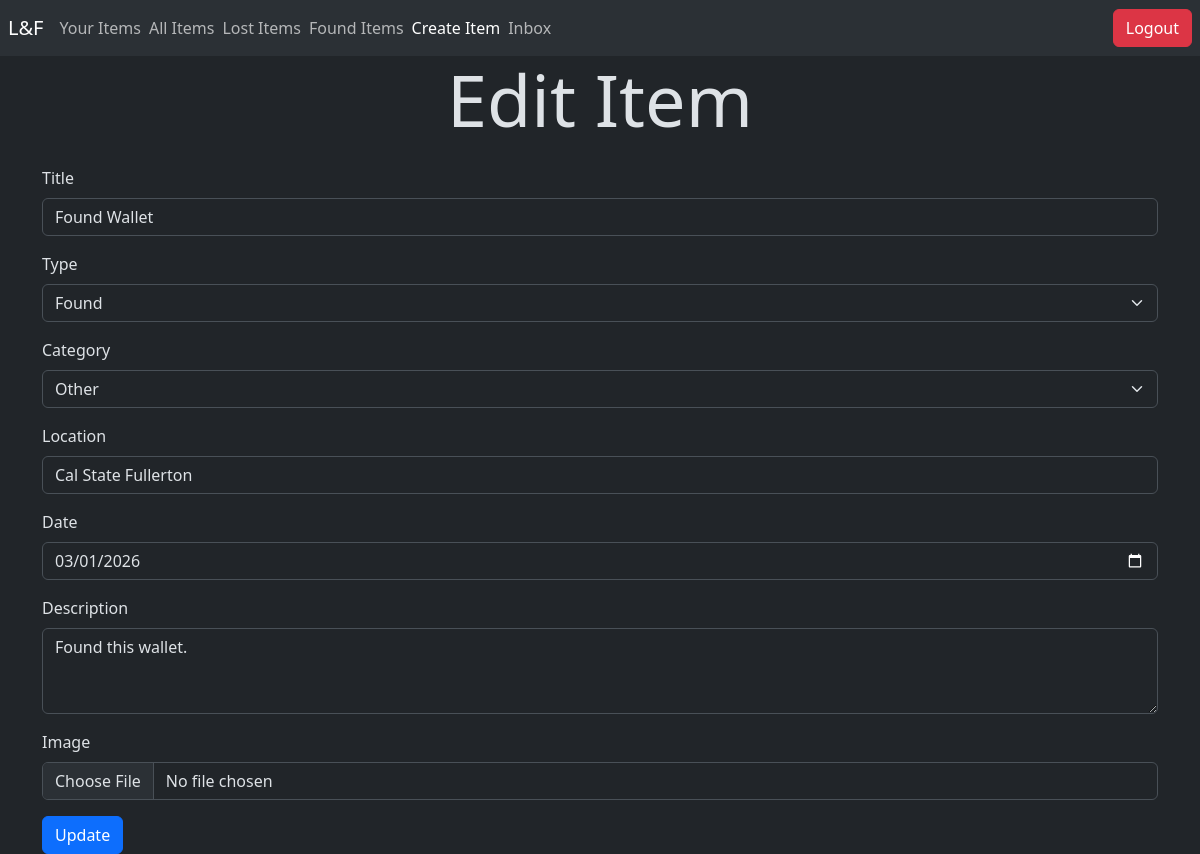
/edit_item.php?item_id=1 (signed in), run on an earlier commit of the app's database.
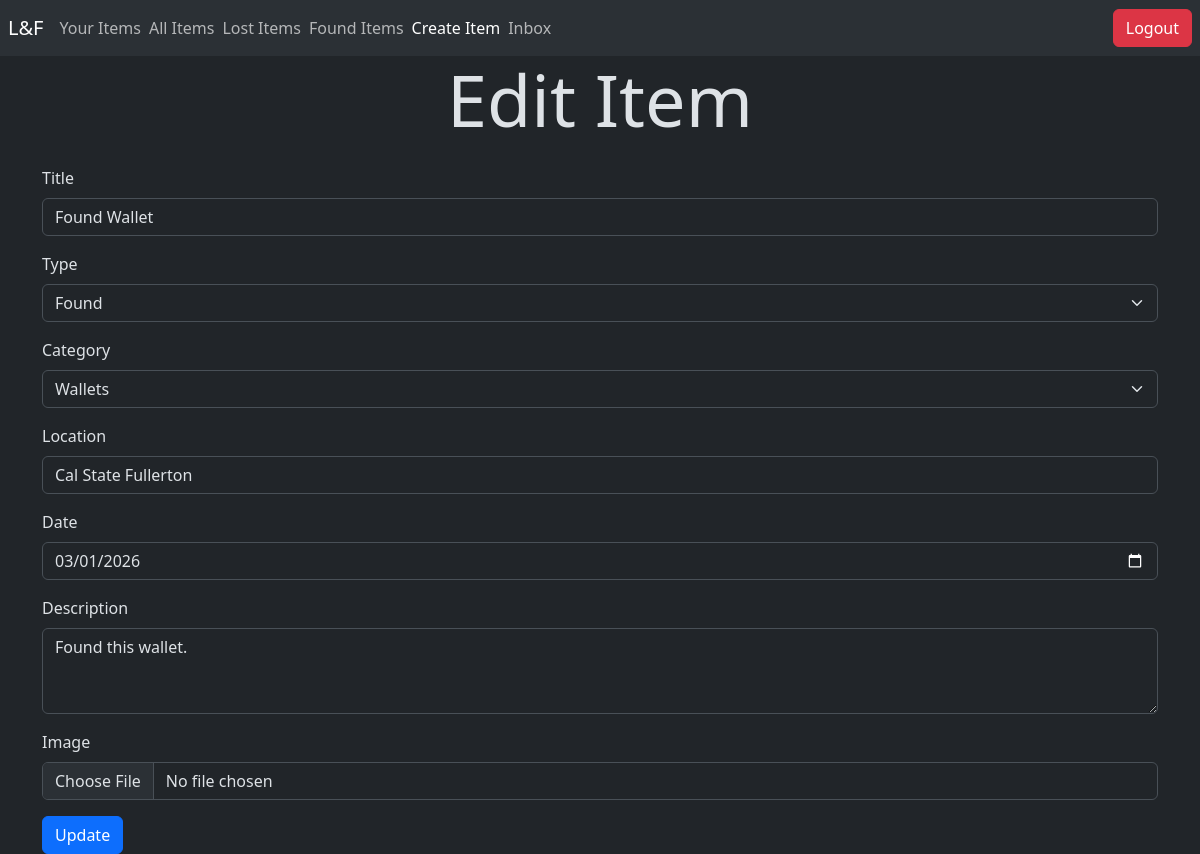
And on a later commit of the database.
### tables this page shows
CREATE TABLE ITEM (
    Item_id INT AUTO_INCREMENT,
    Inserted_at TIMESTAMP NOT NULL,
    Location VARCHAR(50) NOT NULL,
    Description VARCHAR(250) NOT NULL,
    Title VARCHAR(50) NOT NULL, 
    Type VARCHAR(20) NOT NULL,
    Category VARCHAR(20) NOT NULL,
    Status VARCHAR(20) NOT NULL,
    Date DATE NOT NULL,
    Img VARCHAR(225) NOT NULL,
    User_id INT NOT NULL,

    PRIMARY KEY (Item_id),
    FOREIGN KEY (User_id) REFERENCES USER (User_id)
);

### edit_item.php (the view, shortened to what the changed rows need)
<?php
include("connect.php");
$item_id = $_GET['item_id'];
$sql_fetch_item = "select * from item where Item_id=$item_id;";
$item_row = $conn->query($sql_fetch_item);
$item = $item_row->fetch_assoc();
?>
<!doctype html>
<html lang="en" class="h-100" data-bs-theme="dark">
<head>
    <link href="https://cdn.jsdelivr.net/npm/bootstrap@5.3.8/dist/css/bootstrap.min.css" rel="stylesheet">
</head>
<body>
    <h1 class="display-2 text-center mb-4">Edit Item</h1>
    <div class="container">
        <form method="post" action="./update_item.php?item_id=<?php echo $item_id; ?>" enctype="multipart/form-data">
            <div class="mb-3">
                <label for="title" class="form-label">Title</label>
                <input type="text" class="form-control" id="title" name="title" value="<?php echo $item['Title']; ?>" required>
            </div>
            <div class="mb-3">
                <label for="type" class="form-label">Type</label>
                <select class="form-select" id="type" name="type" ?>" required>
                    <?php
                    if ($item['Type'] == 'Lost') {
                        echo ("
                        <option value='Lost' selected>Lost</option>
                        <option value='Found'>Found</option>
                        ");
                    } else {
                        echo ("
                        <option value='Lost'>Lost</option>
                        <option value='Found' selected>Found</option>
                        ");
                    }
                    ?>
                </select>
            </div>
            <div class="mb-3">
                <label for="category" class="form-label">Category</label>
                <select class="form-select" id="category" name="category" value="<?php echo $item['Category']; ?>" required>
                    <?php
                    if ($item['Category'] == 'Electronics') {
                        echo ("
                        <option value='Electronics' selected>Electronics</option>
                        <option value='Clothing'>Clothing</option>
                        <option value='Jewelry'>Jewelry</option>
                        <option value='Books'>Books</option>
                        <option value='Bags'>Bags</option>
                        <option value='Wallets'>Wallets</option>
                        <option value='Other'>Other</option>
                        ");
                    } else if ($item['Category'] == 'Wallets') {
                        echo ("
                        <option value='Electronics'>Electronics</option>
                        <option value='Clothing'>Clothing</option>
                        <option value='Jewelry'>Jewelry</option>
                        <option value='Books'>Books</option>
                        <option value='Bags'>Bags</option>
                        <option value='Wallets' selected>Wallets</option>
                        <option value='Other'>Other</option>
                        ");
                    } else {
                        echo ("
                        <option value='Electronics'>Electronics</option>
                        <option value='Clothing'>Clothing</option>
                        <option value='Jewelry'>Jewelry</option>
                        <option value='Books' selected>Books</option>
                        <option value='Bags'>Bags</option>
                        <option value='Wallets'>Wallets</option>
                        <option value='Other' selected>Other</option>
                        ");
                    }
                    ?>
                </select>
            </div>
            <div class="mb-3">
                <label for="location" class="form-label">Location</label>
                <input type="text" class="form-control" id="location" name="location" value="<?php echo $item['Location']; ?>" required>
            </div>
            <div class="mb-3">
                <label for="date" class="form-label">Date</label>
                <input type="date" class="form-control" id="date" name="date" value="<?php echo $item['Date']; ?>" required>
            </div>
            <div class="mb-3">
                <label for="description" class="form-label">Description</label>
                <textarea class="form-control" id="description" name="description" rows="3" required><?php echo $item['Description']; ?></textarea>
            </div>
        </form>
    </div>
</body>
</html>

What changed in the data, as far as the page shows it:
changed item "Found Wallet": category "Other" → "Wallets"
